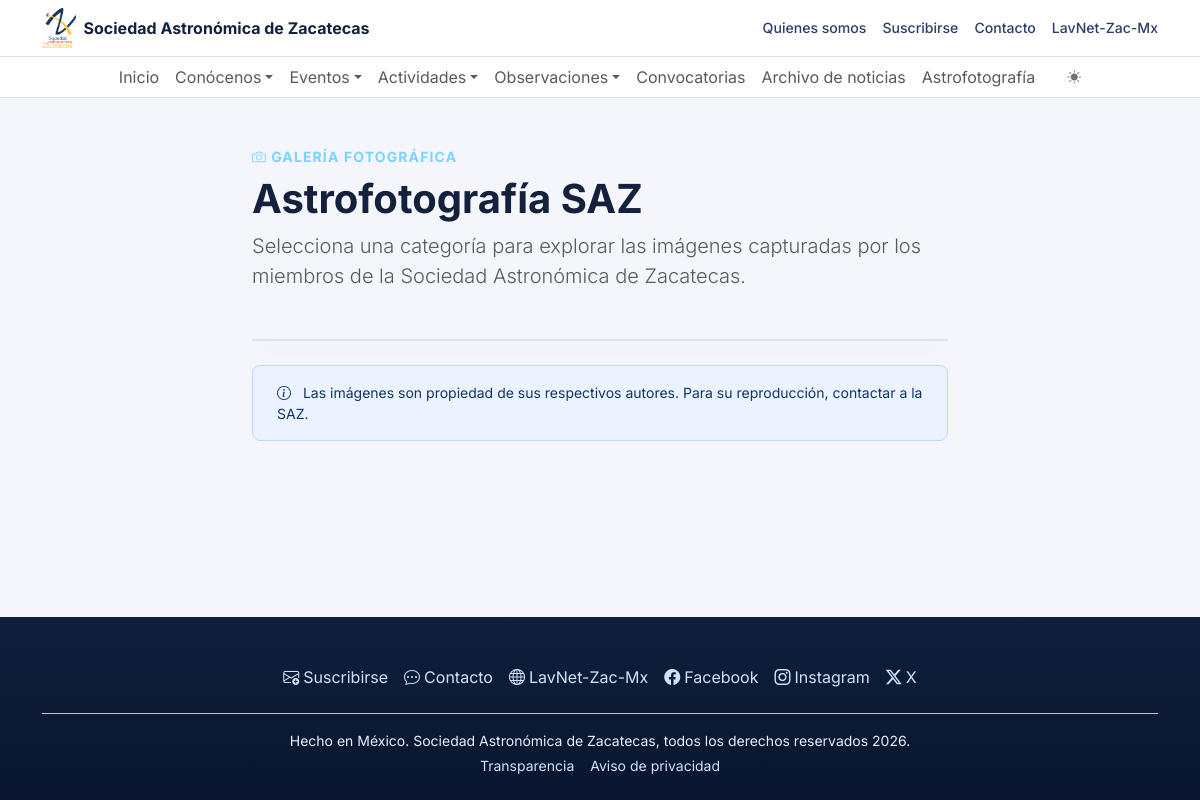
The app's page /pages/astrofotografia/index.php, older data.
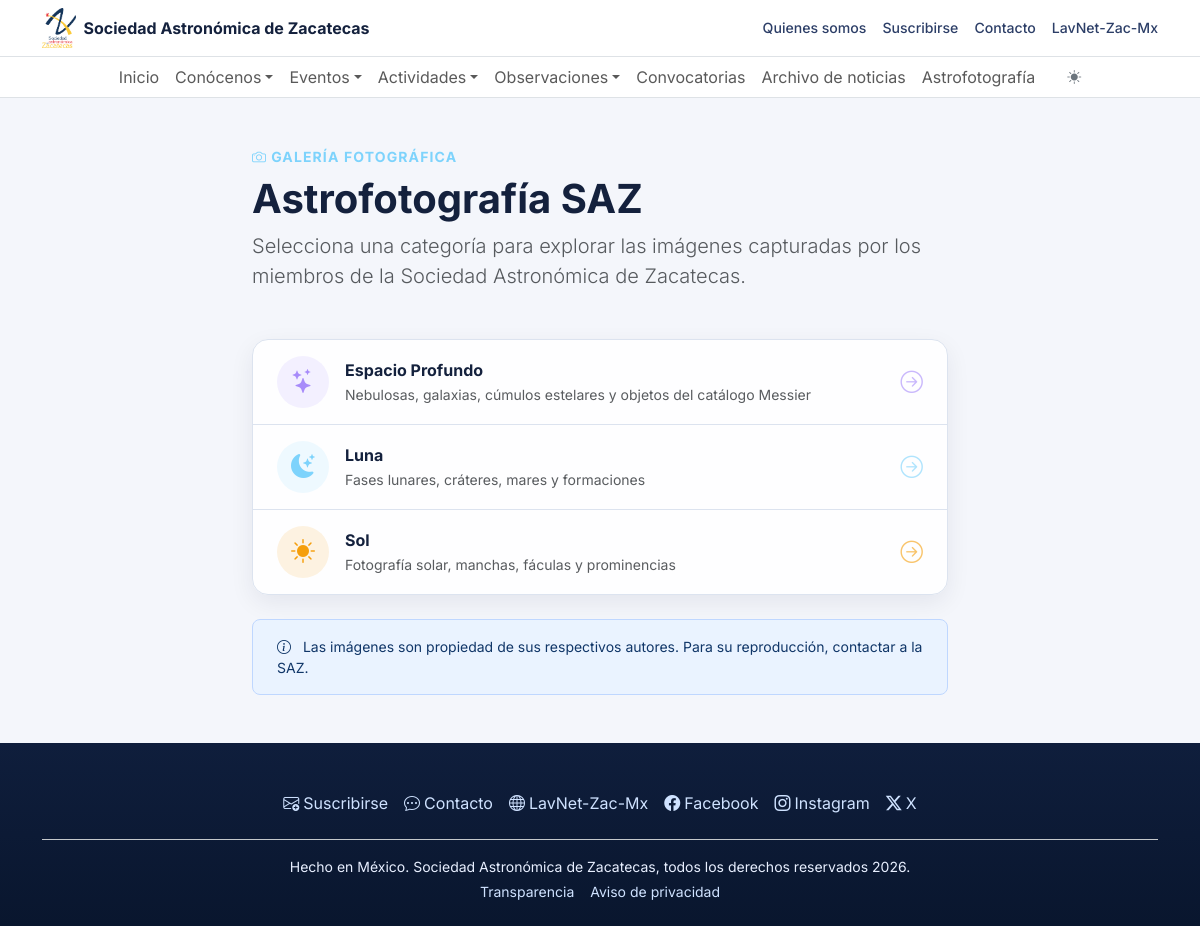
The same page, newer data.
### tables this page shows
CREATE TABLE configuracion (
    clave       VARCHAR(100) PRIMARY KEY,
    valor       LONGTEXT     NOT NULL,
    tipo        VARCHAR(50)  NOT NULL DEFAULT 'text',
    grupo       VARCHAR(50)  NOT NULL DEFAULT 'General',
    descripcion VARCHAR(255)
);

CREATE TABLE astrofoto_categorias (
    id          INT          AUTO_INCREMENT PRIMARY KEY,
    nombre      VARCHAR(100) NOT NULL,
    slug        VARCHAR(100) NOT NULL,
    icono       VARCHAR(100) NOT NULL DEFAULT 'bi-camera',
    color       VARCHAR(20)  NOT NULL DEFAULT '#818cf8',
    descripcion VARCHAR(255),
    creado_en   TIMESTAMP    DEFAULT CURRENT_TIMESTAMP,
    CONSTRAINT uq_astrofoto_cat_nombre UNIQUE (nombre),
    CONSTRAINT uq_astrofoto_cat_slug   UNIQUE (slug)
);

### includes/repositories/configuracion.php (called while the page is built, shortened)
<?php
function get_config(string $clave): ?string
{
    $pdo       = get_pdo();
    $stmt      = $pdo->prepare('SELECT valor FROM configuracion WHERE clave = ?');
    $stmt->execute([$clave]);
    $resultado = $stmt->fetchColumn();
    return $resultado !== false ? $resultado : null;
}

### includes/repositories/astrofotografia.php (called while the page is built, shortened)
<?php
function _astro_select(): string
{
    return "SELECT a.*, a.slug AS id,
                   c.slug  AS categoria,
                   c.nombre AS categoria_nombre,
                   c.icono  AS categoria_icono,
                   c.color  AS categoria_color
            FROM astrofotografia a
            JOIN astrofoto_categorias c ON c.id = a.categoria_id";
}
function get_astrofotos_por_categoria(string $slug): array
{
    $pdo  = get_pdo();
    $stmt = $pdo->prepare(
        _astro_select() . "
        WHERE a.visible = 1 AND c.slug = ?
        ORDER BY a.fecha DESC"
    );
    $stmt->execute([$slug]);
    return array_map('enriquecer_astrofoto', $stmt->fetchAll());
}
function get_astrofoto_categorias(): array
{
    $pdo  = get_pdo();
    $stmt = $pdo->query("SELECT * FROM astrofoto_categorias ORDER BY nombre");
    return $stmt->fetchAll();
}

### pages/astrofotografia/index.php (the view, shortened to what this page needs)
<?php
$basePath        = '../../';
require_once __DIR__ . '/../../includes/repositories/astrofotografia.php';
$cats = get_astrofoto_categorias();
$categorias = array_map(fn($c) => [
    'slug'      => $c['slug'],
    'titulo'    => $c['nombre'],
    'subtitulo' => $c['descripcion'] ?? '',
    'icon_bi'   => $c['icono'],
    'color'     => $c['color'],
    'bg'        => $c['color'] . '1f',
    'count'     => count(get_astrofotos_por_categoria($c['slug'])),
], $cats);
?>
<section class="py-5">
  <div class="container" style="max-width: 720px;">
    <div class="mb-5">
      <span class="text-accent text-uppercase small fw-bold d-block mb-2">
        <i class="bi bi-camera me-1"></i>Galería Fotográfica
      </span>
      <h1 class="section-title display-6 mb-2">Astrofotografía SAZ</h1>
      <p class="lead text-muted mb-0">
        Selecciona una categoría para explorar las imágenes capturadas por los miembros de la Sociedad Astronómica de Zacatecas.
      </p>
    </div>
    <div class="astro-menu-list surface-card p-0 overflow-hidden">
      <?php foreach ($categorias as $i => $cat): ?>
        <a href="<?= $basePath ?>pages/astrofotografia/galeria/index.php?categoria=<?= $cat['slug'] ?>"
           class="astro-menu-row d-flex align-items-center gap-3 text-decoration-none px-4 py-3
                  <?= $i < count($categorias) - 1 ? 'border-bottom' : '' ?>"
           id="cat-<?= $cat['slug'] ?>">
          <div class="astro-menu-icon flex-shrink-0"
               style="background:<?= $cat['bg'] ?>; color:<?= $cat['color'] ?>;">
            <i class="bi <?= $cat['icon_bi'] ?>"></i>
          </div>
          <div class="flex-grow-1">
            <span class="fw-bold d-block" style="color: var(--text-main);">
              <?= htmlspecialchars($cat['titulo']) ?>
            </span>
            <span class="small text-muted"><?= htmlspecialchars($cat['subtitulo']) ?></span>
          </div>
          <i class="bi bi-arrow-right-circle astro-menu-arrow flex-shrink-0"
             style="color:<?= $cat['color'] ?>; font-size: 1.4rem;"></i>
        </a>
      <?php endforeach; ?>
    </div>
    <div class="notice-box rounded-3 px-4 py-3 mt-4 small">
      <i class="bi bi-info-circle me-2"></i>
      Las imágenes son propiedad de sus respectivos autores. Para su reproducción, contactar a la SAZ.
    </div>
  </div>
</section>
<?php
$content = ob_get_clean();
include __DIR__ . '/../../base.php';

### base.php (shortened to what this page needs)
<?php
if (!function_exists('get_config')) {
    require_once __DIR__ . '/includes/repositories/configuracion.php';
}
?>
<!doctype html>
<html lang="es" data-bs-theme="light">
  <head>
    <link href="https://cdn.jsdelivr.net/npm/bootstrap@5.3.3/dist/css/bootstrap.min.css" rel="stylesheet">
    <link rel="stylesheet" href="https://cdn.jsdelivr.net/npm/bootstrap-icons@1.11.3/font/bootstrap-icons.min.css">
    <link rel="stylesheet" href="<?= $basePath ?>assets/css/styles.css">
  </head>
  <body>
    <?php include __DIR__ . '/partials/header.php'; ?>
    <main id="contenido-principal">
      <?= $content ?? '' ?>
    </main>
    <?php include __DIR__ . '/partials/footer.php'; ?>
  </body>
</html>

### partials/header.php (shortened to what this page needs)
<?php
$_sitioNombre      = get_config('sitio_nombre')    ?? 'Sociedad Astronómica de Zacatecas';
$_lavnetUrl        = get_config('footer_lavnet_url')    ?? 'http://gipimo.ddns.net:8000/lavnet-zac/';
$_lavnetNombre     = get_config('footer_lavnet_nombre') ?? 'LavNet-Zac-Mx';
?>
<header class="sticky-top surface-nav border-bottom">
  <div class="topbar py-2">
    <div class="container d-flex flex-wrap align-items-center justify-content-between">
      <a class="navbar-brand fw-bold d-inline-flex align-items-center gap-2 mb-0" href="<?= $basePath ?>index.php">
        <img src="<?= $basePath ?>assets/img/logo-SAZ.png" alt="Logo SAZ" height="40">
        <?= htmlspecialchars($_sitioNombre) ?>
      </a>
      <div class="d-flex flex-wrap gap-3">
        <a href="<?= $basePath ?>pages/quienes-somos/index.php" class="topbar-link">Quienes somos</a>
        <a href="<?= $basePath ?>pages/suscribirse/index.php" class="topbar-link">Suscribirse</a>
        <a href="<?= $basePath ?>pages/contacto/index.php" class="topbar-link">Contacto</a>
        <a href="<?= htmlspecialchars($_lavnetUrl) ?>" class="topbar-link" target="_blank" rel="noopener noreferrer"><?= htmlspecialchars($_lavnetNombre) ?></a>
      </div>
    </div>
  </div>
  <nav class="navbar navbar-expand-lg py-0 border-top" aria-label="Menu principal">
    <div class="container">
      <div class="collapse navbar-collapse" id="navbarPrincipal">
        <ul class="navbar-nav mx-auto mb-2 mb-lg-0">
          <li class="nav-item">
            <a class="nav-link" href="<?= $basePath ?>index.php">Inicio</a>
          </li>
          <li class="nav-item dropdown">
            <a class="nav-link dropdown-toggle" href="#" role="button" data-bs-toggle="dropdown"
              aria-expanded="false">Conócenos</a>
          </li>
          <li class="nav-item dropdown">
            <a class="nav-link dropdown-toggle" href="#" role="button" data-bs-toggle="dropdown"
              aria-expanded="false">Eventos</a>
          </li>
          <li class="nav-item dropdown">
            <a class="nav-link dropdown-toggle" href="#" role="button" data-bs-toggle="dropdown"
              aria-expanded="false">Actividades</a>
          </li>
          <li class="nav-item dropdown">
            <a class="nav-link dropdown-toggle" href="#" role="button" data-bs-toggle="dropdown"
              aria-expanded="false">Observaciones</a>
          </li>
          <li class="nav-item">
            <a class="nav-link" href="<?= $basePath ?>pages/convocatorias/index.php">Convocatorias</a>
          </li>
          <li class="nav-item">
            <a class="nav-link" href="<?= $basePath ?>pages/noticias/index.php">Archivo de noticias</a>
          </li>
          <li class="nav-item">
            <a class="nav-link" href="<?= $basePath ?>pages/astrofotografia/index.php">Astrofotografía</a>
          </li>
          <li class="nav-item d-flex align-items-center ms-lg-3">
            <button type="button" id="themeToggle" class="btn btn-sm btn-outline-secondary border-0"
              aria-label="Cambiar tema claro/oscuro" title="Cambiar tema">
              <i class="bi bi-sun-fill" id="themeIcon"></i>
            </button>
          </li>
        </ul>
      </div>
    </div>
  </nav>
</header>

### partials/footer.php (shortened to what this page needs)
<?php
$_footerFacebook        = get_config('social_facebook')             ?? 'https://www.facebook.com/SAZacatecas';
$_footerInstagram       = get_config('social_instagram')            ?? 'https://www.instagram.com/sazacatecas/';
$_footerX               = get_config('social_x')                    ?? '';
$_footerLavnetUrl       = get_config('footer_lavnet_url')           ?? 'http://gipimo.ddns.net:8000/lavnet-zac/';
$_footerLavnetNombre    = get_config('footer_lavnet_nombre')        ?? 'LavNet-Zac-Mx';
$_footerCopyright       = get_config('footer_copyright')            ?? 'Hecho en México. Sociedad Astronómica de Zacatecas, todos los derechos reservados';
$_footerTransparencia   = get_config('footer_transparencia_url')    ?? '#';
$_footerPrivacidad      = get_config('footer_aviso_privacidad_url') ?? '#';
?>
<footer id="footer" class="pt-5 pb-4">
  <div class="container">
    <div class="d-flex flex-wrap justify-content-center align-items-center gap-3 mb-4">
      <a href="<?= $basePath ?>pages/suscribirse/index.php" class="footer-link">
        <i class="bi bi-envelope-plus me-1"></i>Suscribirse
      </a>
      <a href="<?= $basePath ?>pages/contacto/index.php" class="footer-link">
        <i class="bi bi-chat-dots me-1"></i>Contacto
      </a>
      <a href="<?= htmlspecialchars($_footerLavnetUrl) ?>" class="footer-link" target="_blank" rel="noopener noreferrer" aria-label="<?= htmlspecialchars($_footerLavnetNombre) ?>">
        <i class="bi bi-globe me-1"></i><?= htmlspecialchars($_footerLavnetNombre) ?>
      </a>
      <?php if (!empty($_footerFacebook)): ?>
      <a href="<?= htmlspecialchars($_footerFacebook) ?>" class="footer-link" target="_blank" rel="noopener noreferrer" aria-label="Facebook de la Sociedad Astronómica de Zacatecas">
        <i class="bi bi-facebook me-1"></i>Facebook
      </a>
      <?php endif; ?>
      <?php if (!empty($_footerInstagram)): ?>
      <a href="<?= htmlspecialchars($_footerInstagram) ?>" class="footer-link" target="_blank" rel="noopener noreferrer" aria-label="Instagram de la Sociedad Astronómica de Zacatecas">
        <i class="bi bi-instagram me-1"></i>Instagram
      </a>
      <?php endif; ?>
      <?php if (!empty($_footerX)): ?>
      <a href="<?= htmlspecialchars($_footerX) ?>" class="footer-link" target="_blank" rel="noopener noreferrer" aria-label="X (Twitter) de la Sociedad Astronómica de Zacatecas">
        <i class="bi bi-twitter-x me-1"></i>X
      </a>
      <?php endif; ?>
    </div>
    <div class="text-center border-top border-secondary-subtle pt-3">
      <p class="mb-1 small"><?= htmlspecialchars($_footerCopyright) ?> <span id="currentYear"></span>.</p>
      <div class="d-flex justify-content-center gap-3 small">
        <a href="<?= htmlspecialchars($_footerTransparencia) ?>" class="footer-link">Transparencia</a>
        <a href="<?= htmlspecialchars($_footerPrivacidad) ?>" class="footer-link" aria-label="Aviso de privacidad de la SAZ">Aviso de privacidad</a>
      </div>
    </div>
  </div>
</footer>

### assets/css/styles.css (style rules this page uses)
:root { --bg-dark: #081226; --bg-dark-2: #0f1e3c; --surface: #ffffff; --surface-alt: #f3f6fb; --text-main: #14213d; --text-light: #e8efff; --accent: #4db6ff; --accent-2: #7dd3fc; --border-soft: #dce3ef; --font-family: 'Inter', system-ui, -apple-system, sans-serif; }
html { scroll-behavior: smooth; }
body { font-family: var(--font-family); color: var(--text-main); background: rgba(243, 246, 251, 0.9); display: flex; flex-direction: column; min-height: 100vh; }
#contenido-principal { flex: 1; }
.topbar { background: #ffffff; }
.topbar-link { color: #2c3e67; text-decoration: none; font-size: 0.88rem; font-weight: 500; transition: color 0.2s ease; }
.surface-nav { background: rgba(255, 255, 255, 0.96); backdrop-filter: blur(6px); }
.text-accent { color: var(--accent-2); letter-spacing: 0.08em; font-weight: 600; }
.section-title { font-weight: 700; color: var(--text-main); }
.surface-card { background: rgba(255, 255, 255, 0.92); border: 1px solid var(--border-soft); border-radius: 1rem; padding: 1.25rem; box-shadow: 0 8px 18px rgba(5, 20, 50, 0.06); transition: transform 0.2s ease, box-shadow 0.2s ease; }
.notice-box { background: #eaf3ff; border: 1px solid #bfd7ff; color: #103668; }
footer { background: linear-gradient(180deg, var(--bg-dark-2), #09162e); color: var(--text-light); }
.footer-link { color: #cfe2ff; text-decoration: none; transition: color 0.2s ease; }
.astro-menu-list { border-radius: 1rem; overflow: hidden; border: 1px solid var(--border-soft); box-shadow: 0 8px 24px rgba(5, 20, 50, 0.07); }
.astro-menu-row { color: var(--text-main); transition: background 0.2s ease, transform 0.15s ease; border-color: var(--border-soft) !important; min-height: 80px; }
.astro-menu-icon { width: 52px; height: 52px; border-radius: 50%; display: flex; align-items: center; justify-content: center; font-size: 1.5rem; flex-shrink: 0; transition: transform 0.2s ease; }
.astro-menu-arrow { transition: transform 0.2s ease, opacity 0.2s ease; opacity: 0.6; }

Row changes from the older to the newer data that the page shows:
added configuracion: valor "Sociedad Astronómica de Zacatecas"
added configuracion: valor "LavNet-Zac-Mx"
added astrofoto_categorias: nombre "Espacio Profundo", descripcion "Nebulosas, galaxias, cúmulos estelares y objetos del catálogo Messier"
added astrofoto_categorias: nombre "Luna", descripcion "Fases lunares, cráteres, mares y formaciones"
added astrofoto_categorias: nombre "Sol", descripcion "Fotografía solar, manchas, fáculas y prominencias"
added configuracion: valor "Hecho en México. Sociedad Astronómica de Zacatecas, todos los derechos reservados"
Text that changed along with them:
$_sitioNombre: "Sociedad Astronómica de Zacatecas" → (not shown)
$_lavnetNombre: "LavNet-Zac-Mx" → (not shown)
$_footerLavnetNombre: "LavNet-Zac-Mx" → (not shown)
$_footerCopyright: "Hecho en México. Sociedad Astronómica de Zacatecas, todos los derechos reservados" → (not shown)
